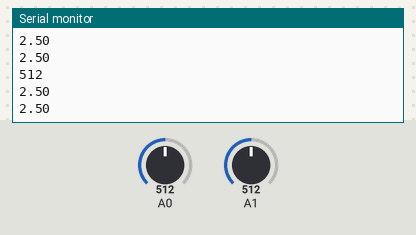
Simulated run of this sketch. Board: Arduino Uno, built with avr-gcc and run on an emulated ATmega328P. Shown: the last lines printed to the serial monitor. The test bench sets the inputs (shaded band); at power-on: A0 = 512, A1 = 512.

Above: at 1.2 s.
1.3 s: A0 set to 716
At 2.2 s:
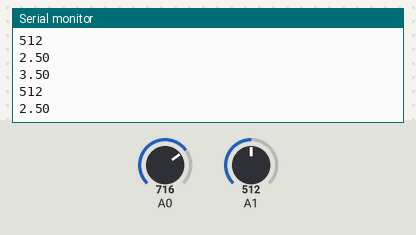
2.8 s: A1 set to 716
At 3.3 s:
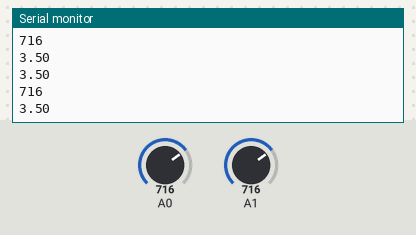
4.3 s: A0 set to 900
At 5.2 s:
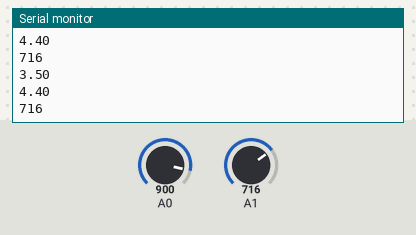
5.8 s: A1 set to 900
At 6.5 s:
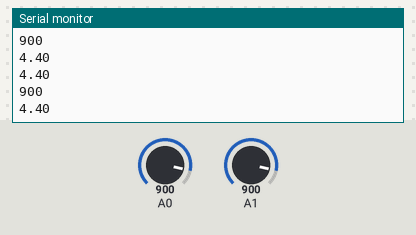
Timing chart, 0 to 8.3 s (numbered marks = the images above; inputs shaded):
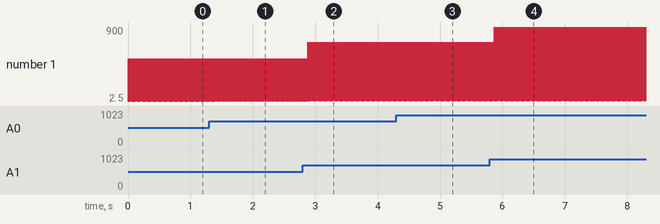

Measured:
- after the input at 1.3 s, the serial monitor: prints a new line after 0.09 s (image 1)
- after the input at 2.8 s, the serial monitor: prints a new line after 0.08 s (image 2)
- after the input at 4.3 s, the serial monitor: prints a new line after 0.08 s (image 3)
- after the input at 5.8 s, the serial monitor: prints a new line after 0.07 s (image 4)
- plotted number 1: 2.5 → 716 after the input at 2.8 s

The sketch:

test_emg_sensor.ino
```cpp
void setup() {
  // put your setup code here, to run once:
  Serial.begin(9600);
}

// the loop routine runs over and over again forever:
void loop() {
  // put your main code here, to run repeatedly:
  int sensorValueOne = analogRead(A1);
  int sensorValueTwo = analogRead(A0);

  Serial.println(sensorValueOne);

  // Convert the analog reading (which goes from 0 - 1023) to a voltage (0 - 5V):
  float voltageOne = sensorValueOne * (5.0 / 1023.0);
  float voltageTwo = sensorValueTwo * (5.0 / 1023.0);


  Serial.println(voltageOne);
  Serial.println(voltageTwo);
  delay(0);
}
```
